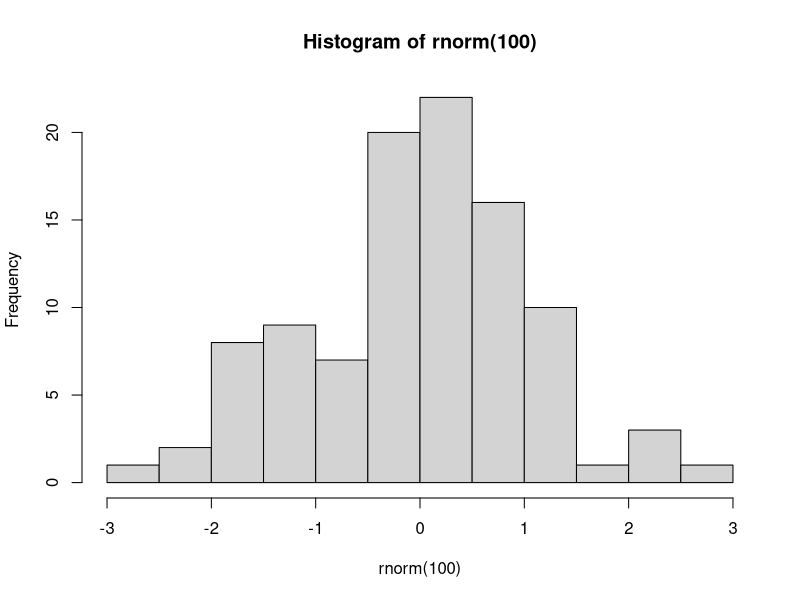
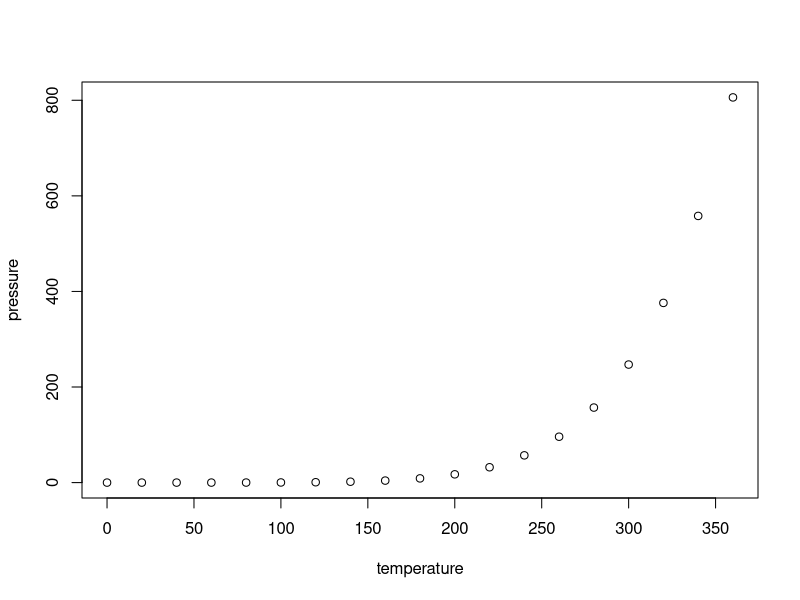

Here is the R script that generated these plots, in order:
## ---- chunk 1
knitr::opts_chunk$set(echo = TRUE)
## ---- chunk 2
hist(rnorm(100))
## ---- chunk 3
plot(pressure)
